Frame 1 (no input): blank canvas, image omitted
Frame 60 (no input): blank canvas, image omitted
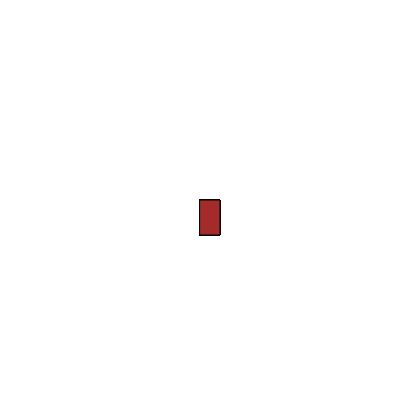
Frame 120 (the mouse pressed at the canvas centre since frame 60)

The p5.js sketch whose frames 1 and 60 were blank and that drew this single picture after the mouse press (run headless with seeded random() and noise() and a simulated clock; from frame 60 on, the mouse is pressed at the canvas centre):

// p5.js sketch
// ── sketch.js
function setup() {
    createCanvas(400, 400);
    background("white")
  }
  
  function draw() {
    stroke("black");
    fill("brown");
    
    
    if (mouseIsPressed) {
      rect(mouseX, mouseY, 20, 35);
    }
  }
  
